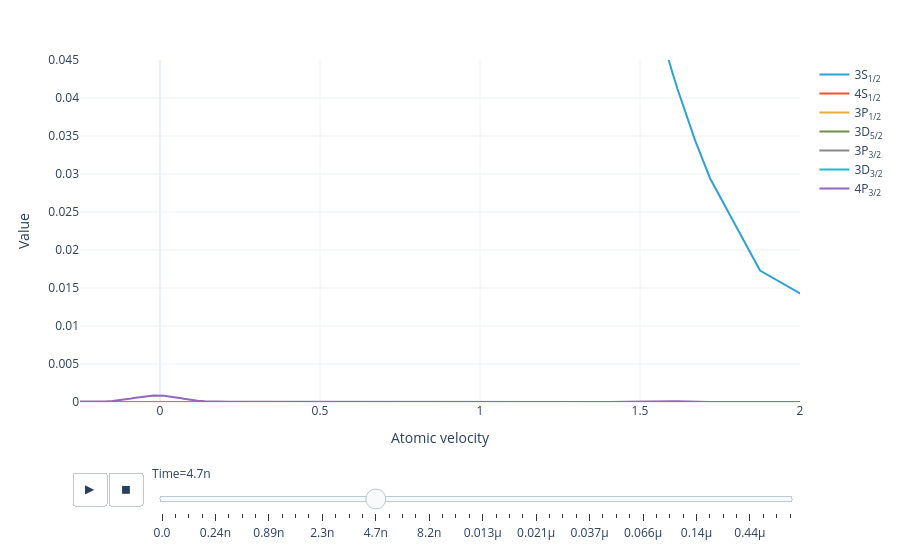

Notebook code cell kept with this figure:
### Markdown cell above
Animate the level population distribution as a function of time:

### Code cell
model.level_population_distribution(sol).visualize(xaxis_range=(-.25, 2), yaxis_range=(0, .045))

### Figure 1 — Plotly figure (JSON) as saved in the notebook; plotly's stock layout.template omitted (floating-point values rounded to 4 significant figures)
{"data": [{"hovertemplate": "Level=3S<sub>1/2</sub><br>Time=0.0<br>Atomic velocity=%{x}<br>Value=%{y}<extra></extra>", "legendgroup": "3S<sub>1/2</sub>", "line": {"color": "#2fa1da", "dash": "solid"}, "marker": {"symbol": "circle"}, "mode": "lines", "name": "3S<sub>1/2</sub>", "orientation": "v", "showlegend": true, "type": "scatter", "x": [-2.5, -1.5, -0.875, -0.625, -0.4375, -0.3125, -0.2188, -0.1719, -0.1484, -0.1328, -0.1172, -0.1016, -0.08984, -0.08203, -0.07422, -0.06641, -0.05859, -0.05078, -0.04492, -0.04102, -0.03711, -0.0332, -0.0293, -0.02539, -0.02148, -0.01758, -0.01367, -0.009766, -0.005859, -0.001953, 0.001953, 0.005859, 0.009766, 0.01367, 0.01758, 0.02148, 0.02539, 0.0293, 0.03516, 0.04297, 0.05078, 0.05859, 0.06641, 0.07422, 0.08594, 0.1016, 0.1172, 0.1406, 0.1719, 0.2188, 0.3125, 0.4375, 0.5625, 0.6875, 0.875, 1.062, 1.188, 1.312, 1.406, 1.453, 1.484, 1.508, 1.523, 1.535, 1.543, 1.551, 1.559, 1.566, 1.574, 1.586, 1.602, 1.617, 1.641, 1.672, 1.719, 1.875, 2.5], "xaxis": "x", "y": [0.002328, 0.07631, 0.2631, 0.3813, 0.4655, 0.5111, 0.5376, 0.5477, 0.5517, 0.5541, 0.5562, 0.558, 0.5592, 0.5599, 0.5605, 0.5611, 0.5616, 0.562, 0.5623, 0.5625, 0.5626, 0.5627, 0.5629, 0.563, 0.5631, 0.5632, 0.5632, 0.5633, 0.5633, 0.5633, 0.5633, 0.5633, 0.5633, 0.5633, 0.5632, 0.5631, 0.5631, 0.563, 0.5628, 0.5625, 0.5621, 0.5617, 0.5612, 0.5606, 0.5597, 0.5581, 0.5563, 0.553, 0.5477, 0.5376, 0.5111, 0.4655, 0.411, 0.3517, 0.2631, 0.1827, 0.138, 0.1011, 0.07815, 0.06826, 0.06224, 0.05799, 0.05529, 0.05333, 0.05205, 0.05081, 0.04959, 0.04839, 0.04721, 0.0455, 0.0433, 0.04119, 0.03819, 0.03445, 0.02945, 0.0173, 0.002328], "yaxis": "y"}, {"hovertemplate": "Level=4S<sub>1/2</sub><br>Time=0.0<br>Atomic velocity=%{x}<br>Value=%{y}<extra></extra>", "legendgroup": "4S<sub>1/2</sub>", "line": {"color": "#fb4f2f", "dash": "solid"}, "marker": {"symbol": "circle"}, "mode": "lines", "name": "4S<sub>1/2</sub>", "orientation": "v", "showlegend": true, "type": "scatter", "x": [-2.5, -1.5, -0.875, -0.625, -0.4375, -0.3125, -0.2188, -0.1719, -0.1484, -0.1328, -0.1172, -0.1016, -0.08984, -0.08203, -0.07422, -0.06641, -0.05859, -0.05078, -0.04492, -0.04102, -0.03711, -0.0332, -0.0293, -0.02539, -0.02148, -0.01758, -0.01367, -0.009766, -0.005859, -0.001953, 0.001953, 0.005859, 0.009766, 0.01367, 0.01758, 0.02148, 0.02539, 0.0293, 0.03516, 0.04297, 0.05078, 0.05859, 0.06641, 0.07422, 0.08594, 0.1016, 0.1172, 0.1406, 0.1719, 0.2188, 0.3125, 0.4375, 0.5625, 0.6875, 0.875, 1.062, 1.188, 1.312, 1.406, 1.453, 1.484, 1.508, 1.523, 1.535, 1.543, 1.551, 1.559, 1.566, 1.574, 1.586, 1.602, 1.617, 1.641, 1.672, 1.719, 1.875, 2.5], "xaxis": "x", "y": [5.995e-11, 4.585e-09, 4.041e-08, 1.084e-07, 2.625e-07, 5.371e-07, 1.22e-06, 2.252e-06, 3.105e-06, 3.814e-06, 4.621e-06, 5.498e-06, 6.175e-06, 6.622e-06, 7.056e-06, 7.469e-06, 7.851e-06, 8.195e-06, 8.422e-06, 8.558e-06, 8.679e-06, 8.786e-06, 8.877e-06, 8.952e-06, 9.011e-06, 9.053e-06, 9.077e-06, 9.085e-06, 9.075e-06, 9.047e-06, 9.003e-06, 8.941e-06, 8.864e-06, 8.77e-06, 8.661e-06, 8.537e-06, 8.4e-06, 8.25e-06, 8.002e-06, 7.635e-06, 7.234e-06, 6.809e-06, 6.367e-06, 5.917e-06, 5.245e-06, 4.386e-06, 3.608e-06, 2.639e-06, 1.731e-06, 1e-06, 5.073e-07, 2.795e-07, 1.83e-07, 1.399e-07, 1.178e-07, 1.272e-07, 1.582e-07, 2.349e-07, 5.116e-07, 8.273e-07, 1.068e-06, 1.219e-06, 1.289e-06, 1.319e-06, 1.327e-06, 1.326e-06, 1.315e-06, 1.293e-06, 1.263e-06, 1.201e-06, 1.094e-06, 9.681e-07, 7.64e-07, 5.098e-07, 2.427e-07, 2.92e-08, 4.628e-10], "yaxis": "y"}, {"hovertemplate": "Level=3P<sub>1/2</sub><br>Time=0.0<br>Atomic velocity=%{x}<br>Value=%{y}<extra></extra>", "legendgroup": "3P<sub>1/2</sub>", "line": {"color": "#e4ae38", "dash": "solid"}, "marker": {"symbol": "circle"}, "mode": "lines", "name": "3P<sub>1/2</sub>", "orientation": "v", "showlegend": true, "type": "scatter", "x": [-2.5, -1.5, -0.875, -0.625, -0.4375, -0.3125, -0.2188, -0.1719, -0.1484, -0.1328, -0.1172, -0.1016, -0.08984, -0.08203, -0.07422, -0.06641, -0.05859, -0.05078, -0.04492, -0.04102, -0.03711, -0.0332, -0.0293, -0.02539, -0.02148, -0.01758, -0.01367, -0.009766, -0.005859, -0.001953, 0.001953, 0.005859, 0.009766, 0.01367, 0.01758, 0.02148, 0.02539, 0.0293, 0.03516, 0.04297, 0.05078, 0.05859, 0.06641, 0.07422, 0.08594, 0.1016, 0.1172, 0.1406, 0.1719, 0.2188, 0.3125, 0.4375, 0.5625, 0.6875, 0.875, 1.062, 1.188, 1.312, 1.406, 1.453, 1.484, 1.508, 1.523, 1.535, 1.543, 1.551, 1.559, 1.566, 1.574, 1.586, 1.602, 1.617, 1.641, 1.672, 1.719, 1.875, 2.5], "xaxis": "x", "y": [1.256e-12, 9.609e-11, 8.479e-10, 2.282e-09, 5.418e-09, 1.13e-08, 2.462e-08, 3.93e-08, 4.955e-08, 5.741e-08, 6.586e-08, 7.462e-08, 8.115e-08, 8.536e-08, 8.94e-08, 9.318e-08, 9.665e-08, 9.973e-08, 1.018e-07, 1.03e-07, 1.04e-07, 1.05e-07, 1.058e-07, 1.064e-07, 1.07e-07, 1.073e-07, 1.075e-07, 1.076e-07, 1.075e-07, 1.073e-07, 1.069e-07, 1.064e-07, 1.057e-07, 1.049e-07, 1.039e-07, 1.029e-07, 1.016e-07, 1.003e-07, 9.811e-08, 9.481e-08, 9.117e-08, 8.726e-08, 8.313e-08, 7.885e-08, 7.231e-08, 6.364e-08, 5.537e-08, 4.428e-08, 3.251e-08, 2.092e-08, 1.058e-08, 5.797e-09, 3.843e-09, 2.942e-09, 2.484e-09, 2.664e-09, 3.251e-09, 4.986e-09, 9.013e-09, 1.223e-08, 1.429e-08, 1.541e-08, 1.583e-08, 1.594e-08, 1.591e-08, 1.579e-08, 1.559e-08, 1.53e-08, 1.494e-08, 1.426e-08, 1.315e-08, 1.186e-08, 9.79e-09, 7.114e-09, 4.004e-09, 6.124e-10, 9.702e-12], "yaxis": "y"}, {"hovertemplate": "Level=3D<sub>5/2</sub><br>Time=0.0<br>Atomic velocity=%{x}<br>Value=%{y}<extra></extra>", "legendgroup": "3D<sub>5/2</sub>", "line": {"color": "#6d904f", "dash": "solid"}, "marker": {"symbol": "circle"}, "mode": "lines", "name": "3D<sub>5/2</sub>", "orientation": "v", "showlegend": true, "type": "scatter", "x": [-2.5, -1.5, -0.875, -0.625, -0.4375, -0.3125, -0.2188, -0.1719, -0.1484, -0.1328, -0.1172, -0.1016, -0.08984, -0.08203, -0.07422, -0.06641, -0.05859, -0.05078, -0.04492, -0.04102, -0.03711, -0.0332, -0.0293, -0.02539, -0.02148, -0.01758, -0.01367, -0.009766, -0.005859, -0.001953, 0.001953, 0.005859, 0.009766, 0.01367, 0.01758, 0.02148, 0.02539, 0.0293, 0.03516, 0.04297, 0.05078, 0.05859, 0.06641, 0.07422, 0.08594, 0.1016, 0.1172, 0.1406, 0.1719, 0.2188, 0.3125, 0.4375, 0.5625, 0.6875, 0.875, 1.062, 1.188, 1.312, 1.406, 1.453, 1.484, 1.508, 1.523, 1.535, 1.543, 1.551, 1.559, 1.566, 1.574, 1.586, 1.602, 1.617, 1.641, 1.672, 1.719, 1.875, 2.5], "xaxis": "x", "y": [1.222e-12, 9.343e-11, 8.336e-10, 2.318e-09, 5.481e-09, 1.035e-08, 2.403e-08, 4.655e-08, 6.503e-08, 8.018e-08, 9.723e-08, 1.155e-07, 1.295e-07, 1.387e-07, 1.475e-07, 1.559e-07, 1.636e-07, 1.706e-07, 1.751e-07, 1.778e-07, 1.803e-07, 1.824e-07, 1.842e-07, 1.857e-07, 1.869e-07, 1.877e-07, 1.882e-07, 1.884e-07, 1.882e-07, 1.876e-07, 1.867e-07, 1.855e-07, 1.84e-07, 1.821e-07, 1.799e-07, 1.774e-07, 1.747e-07, 1.717e-07, 1.667e-07, 1.593e-07, 1.512e-07, 1.425e-07, 1.335e-07, 1.242e-07, 1.103e-07, 9.229e-08, 7.579e-08, 5.494e-08, 3.512e-08, 1.933e-08, 9.943e-09, 5.841e-09, 3.859e-09, 2.933e-09, 2.491e-09, 2.704e-09, 3.235e-09, 4.466e-09, 1.055e-08, 1.74e-08, 2.241e-08, 2.548e-08, 2.686e-08, 2.743e-08, 2.757e-08, 2.752e-08, 2.727e-08, 2.682e-08, 2.619e-08, 2.492e-08, 2.274e-08, 2.017e-08, 1.599e-08, 1.072e-08, 5.062e-09, 5.63e-10, 9.471e-12], "yaxis": "y"}, {"hovertemplate": "Level=3P<sub>3/2</sub><br>Time=0.0<br>Atomic velocity=%{x}<br>Value=%{y}<extra></extra>", "legendgroup": "3P<sub>3/2</sub>", "line": {"color": "#8a8a8a", "dash": "solid"}, "marker": {"symbol": "circle"}, "mode": "lines", "name": "3P<sub>3/2</sub>", "orientation": "v", "showlegend": true, "type": "scatter", "x": [-2.5, -1.5, -0.875, -0.625, -0.4375, -0.3125, -0.2188, -0.1719, -0.1484, -0.1328, -0.1172, -0.1016, -0.08984, -0.08203, -0.07422, -0.06641, -0.05859, -0.05078, -0.04492, -0.04102, -0.03711, -0.0332, -0.0293, -0.02539, -0.02148, -0.01758, -0.01367, -0.009766, -0.005859, -0.001953, 0.001953, 0.005859, 0.009766, 0.01367, 0.01758, 0.02148, 0.02539, 0.0293, 0.03516, 0.04297, 0.05078, 0.05859, 0.06641, 0.07422, 0.08594, 0.1016, 0.1172, 0.1406, 0.1719, 0.2188, 0.3125, 0.4375, 0.5625, 0.6875, 0.875, 1.062, 1.188, 1.312, 1.406, 1.453, 1.484, 1.508, 1.523, 1.535, 1.543, 1.551, 1.559, 1.566, 1.574, 1.586, 1.602, 1.617, 1.641, 1.672, 1.719, 1.875, 2.5], "xaxis": "x", "y": [2.421e-12, 1.851e-10, 1.633e-09, 4.388e-09, 1.043e-08, 2.179e-08, 4.742e-08, 7.566e-08, 9.542e-08, 1.105e-07, 1.268e-07, 1.437e-07, 1.563e-07, 1.644e-07, 1.722e-07, 1.795e-07, 1.862e-07, 1.921e-07, 1.96e-07, 1.984e-07, 2.004e-07, 2.023e-07, 2.038e-07, 2.051e-07, 2.061e-07, 2.068e-07, 2.072e-07, 2.074e-07, 2.072e-07, 2.067e-07, 2.06e-07, 2.05e-07, 2.037e-07, 2.021e-07, 2.003e-07, 1.982e-07, 1.958e-07, 1.933e-07, 1.89e-07, 1.827e-07, 1.756e-07, 1.681e-07, 1.601e-07, 1.519e-07, 1.393e-07, 1.225e-07, 1.066e-07, 8.525e-08, 6.26e-08, 4.031e-08, 2.04e-08, 1.116e-08, 7.394e-09, 5.662e-09, 4.779e-09, 5.127e-09, 6.264e-09, 9.603e-09, 1.735e-08, 2.356e-08, 2.753e-08, 2.968e-08, 3.05e-08, 3.071e-08, 3.065e-08, 3.043e-08, 3.004e-08, 2.949e-08, 2.879e-08, 2.748e-08, 2.533e-08, 2.286e-08, 1.886e-08, 1.37e-08, 7.711e-09, 1.18e-09, 1.869e-11], "yaxis": "y"}, {"hovertemplate": "Level=3D<sub>3/2</sub><br>Time=0.0<br>Atomic velocity=%{x}<br>Value=%{y}<extra></extra>", "legendgroup": "3D<sub>3/2</sub>", "line": {"color": "#16bdcf", "dash": "solid"}, "marker": {"symbol": "circle"}, "mode": "lines", "name": "3D<sub>3/2</sub>", "orientation": "v", "showlegend": true, "type": "scatter", "x": [-2.5, -1.5, -0.875, -0.625, -0.4375, -0.3125, -0.2188, -0.1719, -0.1484, -0.1328, -0.1172, -0.1016, -0.08984, -0.08203, -0.07422, -0.06641, -0.05859, -0.05078, -0.04492, -0.04102, -0.03711, -0.0332, -0.0293, -0.02539, -0.02148, -0.01758, -0.01367, -0.009766, -0.005859, -0.001953, 0.001953, 0.005859, 0.009766, 0.01367, 0.01758, 0.02148, 0.02539, 0.0293, 0.03516, 0.04297, 0.05078, 0.05859, 0.06641, 0.07422, 0.08594, 0.1016, 0.1172, 0.1406, 0.1719, 0.2188, 0.3125, 0.4375, 0.5625, 0.6875, 0.875, 1.062, 1.188, 1.312, 1.406, 1.453, 1.484, 1.508, 1.523, 1.535, 1.543, 1.551, 1.559, 1.566, 1.574, 1.586, 1.602, 1.617, 1.641, 1.672, 1.719, 1.875, 2.5], "xaxis": "x", "y": [1.359e-12, 1.039e-10, 9.267e-10, 2.577e-09, 6.093e-09, 1.151e-08, 2.672e-08, 5.175e-08, 7.23e-08, 8.914e-08, 1.081e-07, 1.284e-07, 1.44e-07, 1.542e-07, 1.64e-07, 1.733e-07, 1.819e-07, 1.896e-07, 1.947e-07, 1.977e-07, 2.004e-07, 2.028e-07, 2.048e-07, 2.065e-07, 2.078e-07, 2.087e-07, 2.093e-07, 2.094e-07, 2.092e-07, 2.086e-07, 2.076e-07, 2.062e-07, 2.045e-07, 2.024e-07, 2e-07, 1.973e-07, 1.942e-07, 1.909e-07, 1.853e-07, 1.771e-07, 1.681e-07, 1.584e-07, 1.484e-07, 1.381e-07, 1.226e-07, 1.026e-07, 8.426e-08, 6.107e-08, 3.904e-08, 2.149e-08, 1.105e-08, 6.493e-09, 4.291e-09, 3.261e-09, 2.77e-09, 3.006e-09, 3.596e-09, 4.965e-09, 1.173e-08, 1.934e-08, 2.492e-08, 2.833e-08, 2.986e-08, 3.05e-08, 3.066e-08, 3.06e-08, 3.031e-08, 2.982e-08, 2.911e-08, 2.771e-08, 2.528e-08, 2.242e-08, 1.778e-08, 1.192e-08, 5.627e-09, 6.259e-10, 1.053e-11], "yaxis": "y"}, {"hovertemplate": "Level=4P<sub>3/2</sub><br>Time=0.0<br>Atomic velocity=%{x}<br>Value=%{y}<extra></extra>", "legendgroup": "4P<sub>3/2</sub>", "line": {"color": "#9367bc", "dash": "solid"}, "marker": {"symbol": "circle"}, "mode": "lines", "name": "4P<sub>3/2</sub>", "orientation": "v", "showlegend": true, "type": "scatter", "x": [-2.5, -1.5, -0.875, -0.625, -0.4375, -0.3125, -0.2188, -0.1719, -0.1484, -0.1328, -0.1172, -0.1016, -0.08984, -0.08203, -0.07422, -0.06641, -0.05859, -0.05078, -0.04492, -0.04102, -0.03711, -0.0332, -0.0293, -0.02539, -0.02148, -0.01758, -0.01367, -0.009766, -0.005859, -0.001953, 0.001953, 0.005859, 0.009766, 0.01367, 0.01758, 0.02148, 0.02539, 0.0293, 0.03516, 0.04297, 0.05078, 0.05859, 0.06641, 0.07422, 0.08594, 0.1016, 0.1172, 0.1406, 0.1719, 0.2188, 0.3125, 0.4375, 0.5625, 0.6875, 0.875, 1.062, 1.188, 1.312, 1.406, 1.453, 1.484, 1.508, 1.523, 1.535, 1.543, 1.551, 1.559, 1.566, 1.574, 1.586, 1.602, 1.617, 1.641, 1.672, 1.719, 1.875, 2.5], "xaxis": "x", "y": [2.18e-09, 1.667e-07, 1.472e-06, 3.872e-06, 9.937e-06, 2.182e-05, 2.385e-05, 6.954e-05, 0.0001344, 0.0001997, 0.0002835, 0.0003831, 0.0004651, 0.0005213, 0.0005772, 0.0006316, 0.0006829, 0.0007298, 0.0007611, 0.0007799, 0.0007968, 0.0008118, 0.0008246, 0.0008351, 0.0008434, 0.0008493, 0.0008527, 0.0008537, 0.0008522, 0.0008483, 0.0008419, 0.0008332, 0.0008221, 0.0008089, 0.0007936, 0.0007762, 0.0007571, 0.0007363, 0.0007022, 0.0006525, 0.0005992, 0.0005437, 0.0004875, 0.0004318, 0.0003519, 0.0002566, 0.0001784, 9.558e-05, 4.015e-05, 2.225e-05, 2.155e-05, 1.022e-05, 6.506e-06, 5.09e-06, 4.283e-06, 4.458e-06, 6.528e-06, 7.001e-06, 1.522e-05, 4.581e-05, 7.707e-05, 0.0001002, 0.0001124, 0.0001189, 0.0001216, 0.000123, 0.0001229, 0.0001214, 0.0001186, 0.0001121, 9.98e-05, 8.484e-05, 6.093e-05, 3.314e-05, 9.326e-06, 1.194e-06, 1.684e-08], "yaxis": "y"}], "layout": {"legend": {"title": {}, "tracegroupgap": 0}, "margin": {"t": 60}, "sliders": [{"active": 16, "currentvalue": {"prefix": "Time="}, "len": 0.9, "pad": {"b": 10, "t": 60}, "steps": [{"args": [["0.0"], {"frame": {"duration": 0, "redraw": false}, "fromcurrent": true, "mode": "immediate", "transition": {"duration": 0, "easing": "linear"}}], "label": "0.0", "method": "animate"}, {"args": [["1.9987014722316985e-14"], {"frame": {"duration": 0, "redraw": false}, "fromcurrent": true, "mode": "immediate", "transition": {"duration": 0, "easing": "linear"}}], "label": "0.020p", "method": "animate"}, {"args": [["8.146392532564623e-11"], {"frame": {"duration": 0, "redraw": false}, "fromcurrent": true, "mode": "immediate", "transition": {"duration": 0, "easing": "linear"}}], "label": "0.081n", "method": "animate"}, {"args": [["1.6290786363657015e-10"], {"frame": {"duration": 0, "redraw": false}, "fromcurrent": true, "mode": "immediate", "transition": {"duration": 0, "easing": "linear"}}], "label": "0.16n", "method": "animate"}, {"args": [["2.4435180194749407e-10"], {"frame": {"duration": 0, "redraw": false}, "fromcurrent": true, "mode": "immediate", "transition": {"duration": 0, "easing": "linear"}}], "label": "0.24n", "method": "animate"}, {"args": [["3.8475182202640006e-10"], {"frame": {"duration": 0, "redraw": false}, "fromcurrent": true, "mode": "immediate", "transition": {"duration": 0, "easing": "linear"}}], "label": "0.38n", "method": "animate"}, {"args": [["5.251518421053061e-10"], {"frame": {"duration": 0, "redraw": false}, "fromcurrent": true, "mode": "immediate", "transition": {"duration": 0, "easing": "linear"}}], "label": "0.53n", "method": "animate"}, {"args": [["6.655518621842121e-10"], {"frame": {"duration": 0, "redraw": false}, "fromcurrent": true, "mode": "immediate", "transition": {"duration": 0, "easing": "linear"}}], "label": "0.67n", "method": "animate"}, {"args": [["8.946940869554005e-10"], {"frame": {"duration": 0, "redraw": false}, "fromcurrent": true, "mode": "immediate", "transition": {"duration": 0, "easing": "linear"}}], "label": "0.89n", "method": "animate"}, {"args": [["1.123836311726589e-09"], {"frame": {"duration": 0, "redraw": false}, "fromcurrent": true, "mode": "immediate", "transition": {"duration": 0, "easing": "linear"}}], "label": "1.1n", "method": "animate"}, {"args": [["1.3529785364977774e-09"], {"frame": {"duration": 0, "redraw": false}, "fromcurrent": true, "mode": "immediate", "transition": {"duration": 0, "easing": "linear"}}], "label": "1.4n", "method": "animate"}, {"args": [["1.725036913103126e-09"], {"frame": {"duration": 0, "redraw": false}, "fromcurrent": true, "mode": "immediate", "transition": {"duration": 0, "easing": "linear"}}], "label": "1.7n", "method": "animate"}, {"args": [["2.310162796456557e-09"], {"frame": {"duration": 0, "redraw": false}, "fromcurrent": true, "mode": "immediate", "transition": {"duration": 0, "easing": "linear"}}], "label": "2.3n", "method": "animate"}, {"args": [["2.895288679809988e-09"], {"frame": {"duration": 0, "redraw": false}, "fromcurrent": true, "mode": "immediate", "transition": {"duration": 0, "easing": "linear"}}], "label": "2.9n", "method": "animate"}, {"args": [["3.480414563163419e-09"], {"frame": {"duration": 0, "redraw": false}, "fromcurrent": true, "mode": "immediate", "transition": {"duration": 0, "easing": "linear"}}], "label": "3.5n", "method": "animate"}, {"args": [["4.0655404465168505e-09"], {"frame": {"duration": 0, "redraw": false}, "fromcurrent": true, "mode": "immediate", "transition": {"duration": 0, "easing": "linear"}}], "label": "4.1n", "method": "animate"}, {"args": [["4.650666329870282e-09"], {"frame": {"duration": 0, "redraw": false}, "fromcurrent": true, "mode": "immediate", "transition": {"duration": 0, "easing": "linear"}}], "label": "4.7n", "method": "animate"}, {"args": [["5.542375871426151e-09"], {"frame": {"duration": 0, "redraw": false}, "fromcurrent": true, "mode": "immediate", "transition": {"duration": 0, "easing": "linear"}}], "label": "5.5n", "method": "animate"}, {"args": [["6.43408541298202e-09"], {"frame": {"duration": 0, "redraw": false}, "fromcurrent": true, "mode": "immediate", "transition": {"duration": 0, "easing": "linear"}}], "label": "6.4n", "method": "animate"}, {"args": [["7.3257949545378886e-09"], {"frame": {"duration": 0, "redraw": false}, "fromcurrent": true, "mode": "immediate", "transition": {"duration": 0, "easing": "linear"}}], "label": "7.3n", "method": "animate"}, {"args": [["8.217504496093757e-09"], {"frame": {"duration": 0, "redraw": false}, "fromcurrent": true, "mode": "immediate", "transition": {"duration": 0, "easing": "linear"}}], "label": "8.2n", "method": "animate"}, {"args": [["9.109214037649626e-09"], {"frame": {"duration": 0, "redraw": false}, "fromcurrent": true, "mode": "immediate", "transition": {"duration": 0, "easing": "linear"}}], "label": "9.1n", "method": "animate"}, {"args": [["1.0514818862696506e-08"], {"frame": {"duration": 0, "redraw": false}, "fromcurrent": true, "mode": "immediate", "transition": {"duration": 0, "easing": "linear"}}], "label": "0.011µ", "method": "animate"}, {"args": [["1.1920423687743385e-08"], {"frame": {"duration": 0, "redraw": false}, "fromcurrent": true, "mode": "immediate", "transition": {"duration": 0, "easing": "linear"}}], "label": "0.012µ", "method": "animate"}, {"args": [["1.3326028512790264e-08"], {"frame": {"duration": 0, "redraw": false}, "fromcurrent": true, "mode": "immediate", "transition": {"duration": 0, "easing": "linear"}}], "label": "0.013µ", "method": "animate"}, {"args": [["1.4731633337837143e-08"], {"frame": {"duration": 0, "redraw": false}, "fromcurrent": true, "mode": "immediate", "transition": {"duration": 0, "easing": "linear"}}], "label": "0.015µ", "method": "animate"}, {"args": [["1.6961366106052062e-08"], {"frame": {"duration": 0, "redraw": false}, "fromcurrent": true, "mode": "immediate", "transition": {"duration": 0, "easing": "linear"}}], "label": "0.017µ", "method": "animate"}, {"args": [["1.919109887426698e-08"], {"frame": {"duration": 0, "redraw": false}, "fromcurrent": true, "mode": "immediate", "transition": {"duration": 0, "easing": "linear"}}], "label": "0.019µ", "method": "animate"}, {"args": [["2.1420831642481898e-08"], {"frame": {"duration": 0, "redraw": false}, "fromcurrent": true, "mode": "immediate", "transition": {"duration": 0, "easing": "linear"}}], "label": "0.021µ", "method": "animate"}, {"args": [["2.482721490017747e-08"], {"frame": {"duration": 0, "redraw": false}, "fromcurrent": true, "mode": "immediate", "transition": {"duration": 0, "easing": "linear"}}], "label": "0.025µ", "method": "animate"}, {"args": [["2.823359815787304e-08"], {"frame": {"duration": 0, "redraw": false}, "fromcurrent": true, "mode": "immediate", "transition": {"duration": 0, "easing": "linear"}}], "label": "0.028µ", "method": "animate"}, {"args": [["3.163998141556861e-08"], {"frame": {"duration": 0, "redraw": false}, "fromcurrent": true, "mode": "immediate", "transition": {"duration": 0, "easing": "linear"}}], "label": "0.032µ", "method": "animate"}, {"args": [["3.70438559123989e-08"], {"frame": {"duration": 0, "redraw": false}, "fromcurrent": true, "mode": "immediate", "transition": {"duration": 0, "easing": "linear"}}], "label": "0.037µ", "method": "animate"}, {"args": [["4.244773040922918e-08"], {"frame": {"duration": 0, "redraw": false}, "fromcurrent": true, "mode": "immediate", "transition": {"duration": 0, "easing": "linear"}}], "label": "0.042µ", "method": "animate"}, {"args": [["4.785160490605947e-08"], {"frame": {"duration": 0, "redraw": false}, "fromcurrent": true, "mode": "immediate", "transition": {"duration": 0, "easing": "linear"}}], "label": "0.048µ", "method": "animate"}, {"args": [["5.695151292317762e-08"], {"frame": {"duration": 0, "redraw": false}, "fromcurrent": true, "mode": "immediate", "transition": {"duration": 0, "easing": "linear"}}], "label": "0.057µ", "method": "animate"}, {"args": [["6.605142094029578e-08"], {"frame": {"duration": 0, "redraw": false}, "fromcurrent": true, "mode": "immediate", "transition": {"duration": 0, "easing": "linear"}}], "label": "0.066µ", "method": "animate"}, {"args": [["8.018513575135815e-08"], {"frame": {"duration": 0, "redraw": false}, "fromcurrent": true, "mode": "immediate", "transition": {"duration": 0, "easing": "linear"}}], "label": "0.080µ", "method": "animate"}, {"args": [["9.431885056242053e-08"], {"frame": {"duration": 0, "redraw": false}, "fromcurrent": true, "mode": "immediate", "transition": {"duration": 0, "easing": "linear"}}], "label": "0.094µ", "method": "animate"}, {"args": [["1.1808601091935955e-07"], {"frame": {"duration": 0, "redraw": false}, "fromcurrent": true, "mode": "immediate", "transition": {"duration": 0, "easing": "linear"}}], "label": "0.12µ", "method": "animate"}, {"args": [["1.4185317127629858e-07"], {"frame": {"duration": 0, "redraw": false}, "fromcurrent": true, "mode": "immediate", "transition": {"duration": 0, "easing": "linear"}}], "label": "0.14µ", "method": "animate"}, {"args": [["1.8446354776239546e-07"], {"frame": {"duration": 0, "redraw": false}, "fromcurrent": true, "mode": "immediate", "transition": {"duration": 0, "easing": "linear"}}], "label": "0.18µ", "method": "animate"}, {"args": [["2.499166407368648e-07"], {"frame": {"duration": 0, "redraw": false}, "fromcurrent": true, "mode": "immediate", "transition": {"duration": 0, "easing": "linear"}}], "label": "0.25µ", "method": "animate"}, {"args": [["3.153697337113342e-07"], {"frame": {"duration": 0, "redraw": false}, "fromcurrent": true, "mode": "immediate", "transition": {"duration": 0, "easing": "linear"}}], "label": "0.32µ", "method": "animate"}, {"args": [["4.445191951919703e-07"], {"frame": {"duration": 0, "redraw": false}, "fromcurrent": true, "mode": "immediate", "transition": {"duration": 0, "easing": "linear"}}], "label": "0.44µ", "method": "animate"}, {"args": [["5.736686566726063e-07"], {"frame": {"duration": 0, "redraw": false}, "fromcurrent": true, "mode": "immediate", "transition": {"duration": 0, "easing": "linear"}}], "label": "0.57µ", "method": "animate"}, {"args": [["8.07952228772997e-07"], {"frame": {"duration": 0, "redraw": false}, "fromcurrent": true, "mode": "immediate", "transition": {"duration": 0, "easing": "linear"}}], "label": "0.81µ", "method": "animate"}, {"args": [["1.160829444922424e-06"], {"frame": {"duration": 0, "redraw": false}, "fromcurrent": true, "mode": "immediate", "transition": {"duration": 0, "easing": "linear"}}], "label": "1.2µ", "method": "animate"}], "x": 0.1, "xanchor": "left", "y": 0, "yanchor": "top"}], "updatemenus": [{"buttons": [{"args": [null, {"frame": {"duration": 100, "redraw": false}, "fromcurrent": true, "mode": "immediate", "transition": {"duration": 0, "easing": "linear"}}], "label": "&#9654;", "method": "animate"}, {"args": [[null], {"frame": {"duration": 0, "redraw": false}, "fromcurrent": true, "mode": "immediate", "transition": {"duration": 0, "easing": "linear"}}], "label": "&#9724;", "method": "animate"}], "direction": "left", "pad": {"r": 10, "t": 70}, "showactive": false, "type": "buttons", "x": 0.1, "xanchor": "right", "y": 0, "yanchor": "top"}], "xaxis": {"anchor": "y", "domain": [0, 1], "range": [-0.25, 2], "title": {"text": "Atomic velocity"}}, "yaxis": {"anchor": "x", "domain": [0, 1], "range": [0, 0.045], "title": {"text": "Value"}}}}
